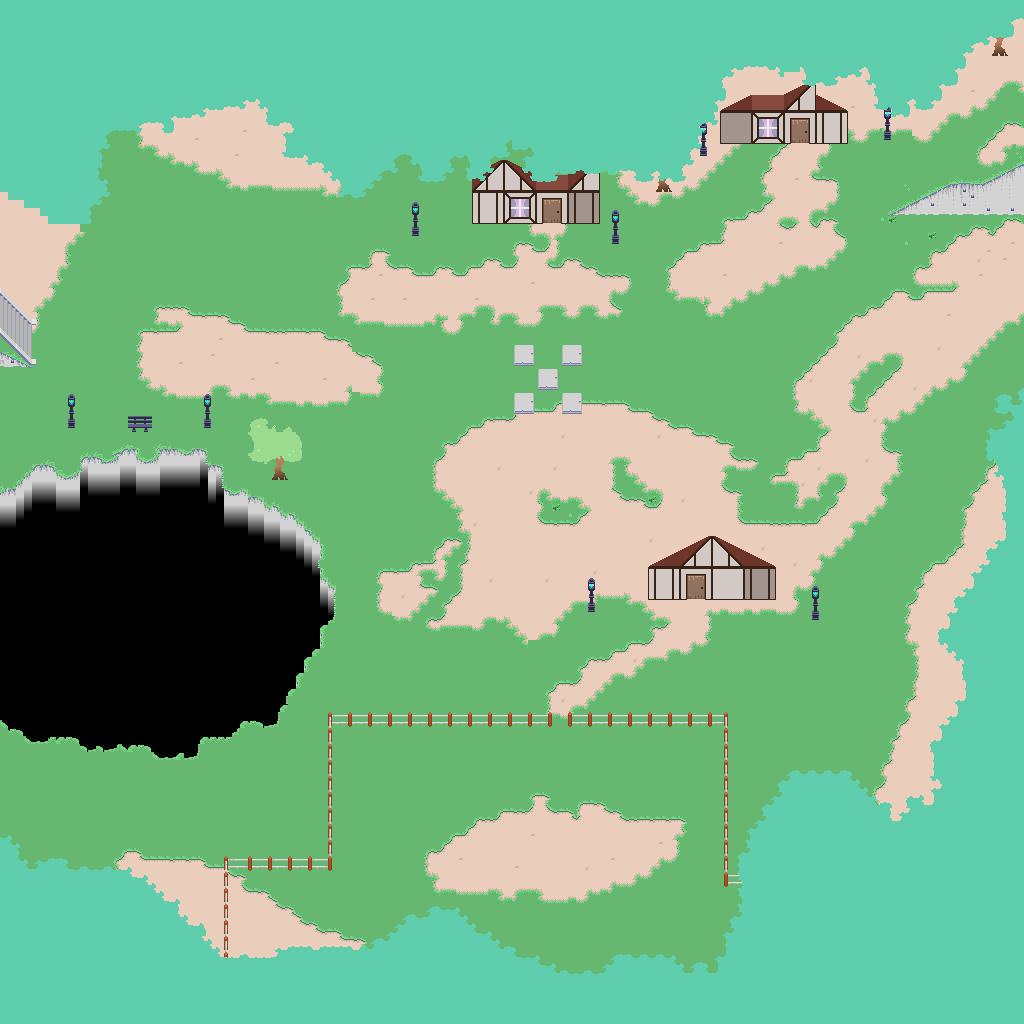

This is a level from a 2D game, rendered from its Tiled map with the project's own tilesets. A one-line summary and the map file follow, with tile-layer data summarised:
An orthogonal 128x128 tile map with 8x8 px tiles, 6 tile layers (Back Gradients, Background, Mid Background, Mid Foreground, ...) and 16 objects (Player, Door).

<map version="1.0" tiledversion="2018.01.23" orientation="orthogonal" renderorder="right-down" width="128" height="128" tilewidth="8" tileheight="8" infinite="0" nextobjectid="29">
 <tileset firstgid="1" name="Tiles_1" tilewidth="8" tileheight="8" tilecount="4096" columns="64">
  <image source="Game/desire_and_doom/Desire_And_Doom/Content/Tiles_1.png" width="512" height="512" />
  <terraintypes>
   <terrain name="Grass" tile="1252" />
   <terrain name="Dirt" tile="1252" />
   <terrain name="Tree Top Blue Green" tile="0" />
  </terraintypes>
  <tile id="1252" terrain="0,0,0,1" />
  <tile id="1253" terrain="0,0,1,1" />
  <tile id="1254" terrain="0,0,1,0" />
  <tile id="1255" terrain="1,1,1,0" />
  <tile id="1256" terrain="1,1,0,0" />
  <tile id="1257" terrain="1,1,0,1" />
  <tile id="1316" terrain="0,1,0,1" />
  <tile id="1317" terrain="1,1,1,1" />
  <tile id="1318" terrain="1,0,1,0" />
  <tile id="1319" terrain="1,0,1,0" />
  <tile id="1320" terrain="0,0,0,0" />
  <tile id="1321" terrain="0,1,0,1" />
  <tile id="1380" terrain="0,1,0,0" />
  <tile id="1381" terrain="1,1,0,0" />
  <tile id="1382" terrain="1,0,0,0" />
  <tile id="1383" terrain="1,0,1,1" />
  <tile id="1384" terrain="0,0,1,1" />
  <tile id="1385" terrain="0,1,1,1" />
  <tile id="2104" terrain=",,,2" />
  <tile id="2105" terrain=",,2,2" />
  <tile id="2106" terrain=",,2," />
  <tile id="2168" terrain=",2,,2" />
  <tile id="2169" terrain="2,2,2,2" />
  <tile id="2170" terrain="2,,2," />
  <tile id="2232" terrain=",2,," />
  <tile id="2233" terrain="2,2,," />
  <tile id="2234" terrain="2,,," />
  <tile id="2296" terrain="2,2,2," />
  <tile id="2297" terrain="2,2,," />
  <tile id="2298" terrain="2,2,,2" />
  <tile id="2360" terrain="2,,2," />
  <tile id="2362" terrain=",2,,2" />
  <tile id="2424" terrain="2,,2,2" />
  <tile id="2425" terrain=",,2,2" />
  <tile id="2426" terrain=",2,2,2" />
 </tileset>
 <layer name="Back Gradients" width="128" height="128">
  <data>[16384 cells, 126 non-empty, 3 distinct tile ids]</data>
 </layer>
 <layer name="Background" width="128" height="128">
  <properties>
   <property name="layer" type="float" value="0.1" />
  </properties>
  <data>[16384 cells, 15189 non-empty, 88 distinct tile ids]</data>
 </layer>
 <layer name="Mid Background" width="128" height="128">
  <properties>
   <property name="layer" type="float" value="0.15" />
  </properties>
  <data>[16384 cells, 302 non-empty, 104 distinct tile ids]</data>
 </layer>
 <layer name="Mid Foreground" width="128" height="128">
  <properties>
   <property name="layer" type="float" value="0.4" />
  </properties>
  <data>[16384 cells, 585 non-empty, 208 distinct tile ids]</data>
 </layer>
 <layer name="Very top" width="128" height="128">
  <properties>
   <property name="layer" type="float" value="0.45" />
  </properties>
  <data>[16384 cells, 4927 non-empty, 32 distinct tile ids]</data>
 </layer>
 <layer name="Very Very Top" width="128" height="128">
  <properties>
   <property name="layer" type="float" value="0.58" />
  </properties>
  <data>[16384 cells, 4 non-empty, 2 distinct tile ids]</data>
 </layer>
 <objectgroup name="Object">
  <object id="3" type="Player" x="1020.5" y="91" />
  <object id="5" x="1024" y="0" width="8" height="1024" />
  <object id="6" x="0" y="1024" width="1032" height="8" />
  <object id="7" x="-8" y="0" width="8" height="1032" />
  <object id="10" x="-8" y="-8" width="1040" height="8" />
  <object id="11" type="Door" x="1016" y="0" width="8" height="1024">
   <properties>
    <property name="Door" value="Demo 18 348" />
    <property name="is_sensor" type="bool" value="true" />
   </properties>
  </object>
  <object id="16" x="724" y="722.333" width="4" height="164" />
  <object id="17" x="728" y="881.333" width="22.3333" height="4.66667" />
  <object id="20" x="568.333" y="722.667" width="159.333" height="4.33333" />
  <object id="21" x="328" y="722.667" width="224" height="4" />
  <object id="22" x="328.333" y="723.667" width="3" height="147.333" />
  <object id="23" x="223.667" y="868.333" width="107.667" height="3" />
  <object id="24" x="224" y="868.667" width="3" height="120.667" />
  <object id="25" x="30" y="365">
   <polygon points="0,0 -32.6667,-34.3333 -30.6667,1 0,-0.333333" />
  </object>
  <object id="27" x="889" y="215">
   <polygon points="0,0 61.6667,-30.6667 95.6667,-31.3333 134.667,-51 137.667,-1.33333" />
  </object>
  <object id="28" x="1" y="720">
   <polygon points="0,0 8.66667,8.66667 20.6667,10.3333 31.6667,21 46,20.3333 54,17 77.3333,18.6667 86.3333,30 113.667,28.3333 118.667,24.3333 149.667,27 158.333,38 196.667,33.3333 201,17.6667 230.667,16 242.667,0.333333 275.667,4.33333 288.333,-30.6667 314.333,-71.3333 322.667,-96 333,-103 333,-132.667 319,-145.667 318.333,-175.333 287.667,-205.667 224,-229.333 220.667,-253.333 207.667,-255.667 203,-270.333 159.333,-271 148.667,-257.667 133.667,-271.333 114.667,-266.667 104.667,-258.333 83,-262.667 71.6667,-244 57.6667,-245.333 43,-255.333 1.33333,-228.667 0,-228" />
  </object>
 </objectgroup>
</map>
